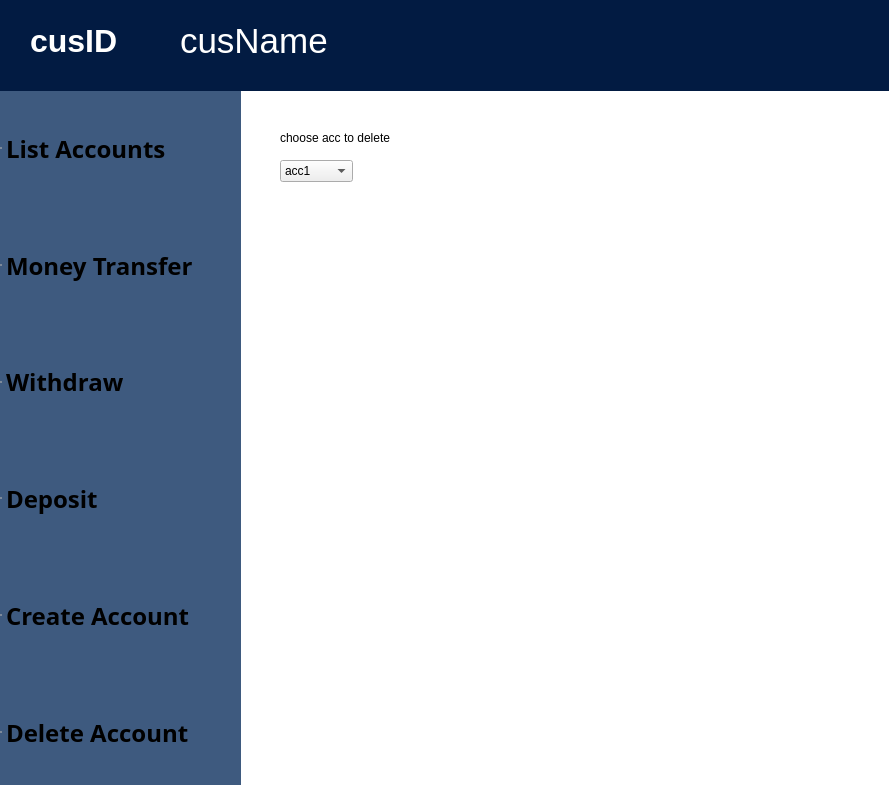
<?xml version="1.0" encoding="UTF-8"?>
<ui version="4.0">
 <class>MainWindow</class>
 <widget class="QMainWindow" name="MainWindow">
  <property name="geometry">
   <rect>
    <x>0</x>
    <y>0</y>
    <width>889</width>
    <height>785</height>
   </rect>
  </property>
  <property name="windowTitle">
   <string>MainWindow</string>
  </property>
  <property name="styleSheet">
   <string notr="true"/>
  </property>
  <widget class="QWidget" name="centralwidget">
   <widget class="QWidget" name="info" native="true">
    <property name="geometry">
     <rect>
      <x>0</x>
      <y>0</y>
      <width>1251</width>
      <height>91</height>
     </rect>
    </property>
    <property name="palette">
     <palette>
      <active>
       <colorrole role="Button">
        <brush brushstyle="SolidPattern">
         <color alpha="255">
          <red>2</red>
          <green>27</green>
          <blue>66</blue>
         </color>
        </brush>
       </colorrole>
       <colorrole role="Text">
        <brush brushstyle="SolidPattern">
         <color alpha="255">
          <red>255</red>
          <green>255</green>
          <blue>255</blue>
         </color>
        </brush>
       </colorrole>
       <colorrole role="Base">
        <brush brushstyle="SolidPattern">
         <color alpha="255">
          <red>2</red>
          <green>27</green>
          <blue>66</blue>
         </color>
        </brush>
       </colorrole>
       <colorrole role="Window">
        <brush brushstyle="SolidPattern">
         <color alpha="255">
          <red>2</red>
          <green>27</green>
          <blue>66</blue>
         </color>
        </brush>
       </colorrole>
       <colorrole role="PlaceholderText">
        <brush brushstyle="SolidPattern">
         <color alpha="128">
          <red>255</red>
          <green>255</green>
          <blue>255</blue>
         </color>
        </brush>
       </colorrole>
      </active>
      <inactive>
       <colorrole role="Button">
        <brush brushstyle="SolidPattern">
         <color alpha="255">
          <red>2</red>
          <green>27</green>
          <blue>66</blue>
         </color>
        </brush>
       </colorrole>
       <colorrole role="Text">
        <brush brushstyle="SolidPattern">
         <color alpha="255">
          <red>255</red>
          <green>255</green>
          <blue>255</blue>
         </color>
        </brush>
       </colorrole>
       <colorrole role="Base">
        <brush brushstyle="SolidPattern">
         <color alpha="255">
          <red>2</red>
          <green>27</green>
          <blue>66</blue>
         </color>
        </brush>
       </colorrole>
       <colorrole role="Window">
        <brush brushstyle="SolidPattern">
         <color alpha="255">
          <red>2</red>
          <green>27</green>
          <blue>66</blue>
         </color>
        </brush>
       </colorrole>
       <colorrole role="PlaceholderText">
        <brush brushstyle="SolidPattern">
         <color alpha="128">
          <red>255</red>
          <green>255</green>
          <blue>255</blue>
         </color>
        </brush>
       </colorrole>
      </inactive>
      <disabled>
       <colorrole role="Button">
        <brush brushstyle="SolidPattern">
         <color alpha="255">
          <red>2</red>
          <green>27</green>
          <blue>66</blue>
         </color>
        </brush>
       </colorrole>
       <colorrole role="Text">
        <brush brushstyle="SolidPattern">
         <color alpha="255">
          <red>120</red>
          <green>120</green>
          <blue>120</blue>
         </color>
        </brush>
       </colorrole>
       <colorrole role="Base">
        <brush brushstyle="SolidPattern">
         <color alpha="255">
          <red>2</red>
          <green>27</green>
          <blue>66</blue>
         </color>
        </brush>
       </colorrole>
       <colorrole role="Window">
        <brush brushstyle="SolidPattern">
         <color alpha="255">
          <red>2</red>
          <green>27</green>
          <blue>66</blue>
         </color>
        </brush>
       </colorrole>
       <colorrole role="PlaceholderText">
        <brush brushstyle="SolidPattern">
         <color alpha="128">
          <red>0</red>
          <green>0</green>
          <blue>0</blue>
         </color>
        </brush>
       </colorrole>
      </disabled>
     </palette>
    </property>
    <property name="styleSheet">
     <string notr="true">#info{
background-color: rgb(2, 27, 66);
}</string>
    </property>
    <widget class="QLabel" name="cusID">
     <property name="geometry">
      <rect>
       <x>30</x>
       <y>-20</y>
       <width>121</width>
       <height>121</height>
      </rect>
     </property>
     <property name="palette">
      <palette>
       <active>
        <colorrole role="WindowText">
         <brush brushstyle="SolidPattern">
          <color alpha="255">
           <red>255</red>
           <green>255</green>
           <blue>255</blue>
          </color>
         </brush>
        </colorrole>
       </active>
       <inactive>
        <colorrole role="WindowText">
         <brush brushstyle="SolidPattern">
          <color alpha="255">
           <red>255</red>
           <green>255</green>
           <blue>255</blue>
          </color>
         </brush>
        </colorrole>
       </inactive>
       <disabled>
        <colorrole role="WindowText">
         <brush brushstyle="SolidPattern">
          <color alpha="255">
           <red>120</red>
           <green>120</green>
           <blue>120</blue>
          </color>
         </brush>
        </colorrole>
       </disabled>
      </palette>
     </property>
     <property name="font">
      <font>
       <pointsize>24</pointsize>
       <weight>75</weight>
       <bold>true</bold>
      </font>
     </property>
     <property name="text">
      <string>cusID</string>
     </property>
    </widget>
    <widget class="QLabel" name="cusName">
     <property name="geometry">
      <rect>
       <x>180</x>
       <y>-20</y>
       <width>271</width>
       <height>121</height>
      </rect>
     </property>
     <property name="palette">
      <palette>
       <active>
        <colorrole role="WindowText">
         <brush brushstyle="SolidPattern">
          <color alpha="255">
           <red>255</red>
           <green>255</green>
           <blue>255</blue>
          </color>
         </brush>
        </colorrole>
        <colorrole role="Button">
         <brush brushstyle="SolidPattern">
          <color alpha="255">
           <red>255</red>
           <green>255</green>
           <blue>255</blue>
          </color>
         </brush>
        </colorrole>
        <colorrole role="Light">
         <brush brushstyle="SolidPattern">
          <color alpha="255">
           <red>255</red>
           <green>255</green>
           <blue>255</blue>
          </color>
         </brush>
        </colorrole>
        <colorrole role="Midlight">
         <brush brushstyle="SolidPattern">
          <color alpha="255">
           <red>255</red>
           <green>255</green>
           <blue>255</blue>
          </color>
         </brush>
        </colorrole>
        <colorrole role="Dark">
         <brush brushstyle="SolidPattern">
          <color alpha="255">
           <red>127</red>
           <green>127</green>
           <blue>127</blue>
          </color>
         </brush>
        </colorrole>
        <colorrole role="Mid">
         <brush brushstyle="SolidPattern">
          <color alpha="255">
           <red>170</red>
           <green>170</green>
           <blue>170</blue>
          </color>
         </brush>
        </colorrole>
        <colorrole role="Text">
         <brush brushstyle="SolidPattern">
          <color alpha="255">
           <red>0</red>
           <green>0</green>
           <blue>0</blue>
          </color>
         </brush>
        </colorrole>
        <colorrole role="BrightText">
         <brush brushstyle="SolidPattern">
          <color alpha="255">
           <red>255</red>
           <green>255</green>
           <blue>255</blue>
          </color>
         </brush>
        </colorrole>
        <colorrole role="ButtonText">
         <brush brushstyle="SolidPattern">
          <color alpha="255">
           <red>0</red>
           <green>0</green>
           <blue>0</blue>
          </color>
         </brush>
        </colorrole>
        <colorrole role="Base">
         <brush brushstyle="SolidPattern">
          <color alpha="255">
           <red>255</red>
           <green>255</green>
           <blue>255</blue>
          </color>
         </brush>
        </colorrole>
        <colorrole role="Window">
         <brush brushstyle="SolidPattern">
          <color alpha="255">
           <red>255</red>
           <green>255</green>
           <blue>255</blue>
          </color>
         </brush>
        </colorrole>
        <colorrole role="Shadow">
         <brush brushstyle="SolidPattern">
          <color alpha="255">
           <red>0</red>
           <green>0</green>
           <blue>0</blue>
          </color>
         </brush>
        </colorrole>
        <colorrole role="AlternateBase">
         <brush brushstyle="SolidPattern">
          <color alpha="255">
           <red>255</red>
           <green>255</green>
           <blue>255</blue>
          </color>
         </brush>
        </colorrole>
        <colorrole role="ToolTipBase">
         <brush brushstyle="SolidPattern">
          <color alpha="255">
           <red>255</red>
           <green>255</green>
           <blue>220</blue>
          </color>
         </brush>
        </colorrole>
        <colorrole role="ToolTipText">
         <brush brushstyle="SolidPattern">
          <color alpha="255">
           <red>0</red>
           <green>0</green>
           <blue>0</blue>
          </color>
         </brush>
        </colorrole>
        <colorrole role="PlaceholderText">
         <brush brushstyle="SolidPattern">
          <color alpha="128">
           <red>0</red>
           <green>0</green>
           <blue>0</blue>
          </color>
         </brush>
        </colorrole>
       </active>
       <inactive>
        <colorrole role="WindowText">
         <brush brushstyle="SolidPattern">
          <color alpha="255">
           <red>255</red>
           <green>255</green>
           <blue>255</blue>
          </color>
         </brush>
        </colorrole>
        <colorrole role="Button">
         <brush brushstyle="SolidPattern">
          <color alpha="255">
           <red>255</red>
           <green>255</green>
           <blue>255</blue>
          </color>
         </brush>
        </colorrole>
        <colorrole role="Light">
         <brush brushstyle="SolidPattern">
          <color alpha="255">
           <red>255</red>
           <green>255</green>
           <blue>255</blue>
          </color>
         </brush>
        </colorrole>
        <colorrole role="Midlight">
         <brush brushstyle="SolidPattern">
          <color alpha="255">
           <red>255</red>
           <green>255</green>
           <blue>255</blue>
          </color>
         </brush>
        </colorrole>
        <colorrole role="Dark">
         <brush brushstyle="SolidPattern">
          <color alpha="255">
           <red>127</red>
           <green>127</green>
           <blue>127</blue>
          </color>
         </brush>
        </colorrole>
        <colorrole role="Mid">
         <brush brushstyle="SolidPattern">
          <color alpha="255">
           <red>170</red>
           <green>170</green>
           <blue>170</blue>
          </color>
         </brush>
        </colorrole>
        <colorrole role="Text">
         <brush brushstyle="SolidPattern">
          <color alpha="255">
           <red>0</red>
           <green>0</green>
           <blue>0</blue>
          </color>
         </brush>
        </colorrole>
        <colorrole role="BrightText">
         <brush brushstyle="SolidPattern">
          <color alpha="255">
           <red>255</red>
           <green>255</green>
           <blue>255</blue>
          </color>
         </brush>
        </colorrole>
        <colorrole role="ButtonText">
         <brush brushstyle="SolidPattern">
          <color alpha="255">
           <red>0</red>
           <green>0</green>
           <blue>0</blue>
          </color>
         </brush>
        </colorrole>
        <colorrole role="Base">
         <brush brushstyle="SolidPattern">
          <color alpha="255">
           <red>255</red>
           <green>255</green>
           <blue>255</blue>
          </color>
         </brush>
        </colorrole>
        <colorrole role="Window">
         <brush brushstyle="SolidPattern">
          <color alpha="255">
           <red>255</red>
           <green>255</green>
           <blue>255</blue>
          </color>
         </brush>
        </colorrole>
        <colorrole role="Shadow">
         <brush brushstyle="SolidPattern">
          <color alpha="255">
           <red>0</red>
           <green>0</green>
           <blue>0</blue>
          </color>
         </brush>
        </colorrole>
        <colorrole role="AlternateBase">
         <brush brushstyle="SolidPattern">
          <color alpha="255">
           <red>255</red>
           <green>255</green>
           <blue>255</blue>
          </color>
         </brush>
        </colorrole>
        <colorrole role="ToolTipBase">
         <brush brushstyle="SolidPattern">
          <color alpha="255">
           <red>255</red>
           <green>255</green>
           <blue>220</blue>
          </color>
         </brush>
        </colorrole>
        <colorrole role="ToolTipText">
         <brush brushstyle="SolidPattern">
          <color alpha="255">
           <red>0</red>
           <green>0</green>
           <blue>0</blue>
          </color>
         </brush>
        </colorrole>
        <colorrole role="PlaceholderText">
         <brush brushstyle="SolidPattern">
          <color alpha="128">
           <red>0</red>
           <green>0</green>
           <blue>0</blue>
          </color>
         </brush>
        </colorrole>
       </inactive>
       <disabled>
        <colorrole role="WindowText">
         <brush brushstyle="SolidPattern">
          <color alpha="255">
           <red>127</red>
           <green>127</green>
           <blue>127</blue>
          </color>
         </brush>
        </colorrole>
        <colorrole role="Button">
         <brush brushstyle="SolidPattern">
          <color alpha="255">
           <red>255</red>
           <green>255</green>
           <blue>255</blue>
          </color>
         </brush>
        </colorrole>
        <colorrole role="Light">
         <brush brushstyle="SolidPattern">
          <color alpha="255">
           <red>255</red>
           <green>255</green>
           <blue>255</blue>
          </color>
         </brush>
        </colorrole>
        <colorrole role="Midlight">
         <brush brushstyle="SolidPattern">
          <color alpha="255">
           <red>255</red>
           <green>255</green>
           <blue>255</blue>
          </color>
         </brush>
        </colorrole>
        <colorrole role="Dark">
         <brush brushstyle="SolidPattern">
          <color alpha="255">
           <red>127</red>
           <green>127</green>
           <blue>127</blue>
          </color>
         </brush>
        </colorrole>
        <colorrole role="Mid">
         <brush brushstyle="SolidPattern">
          <color alpha="255">
           <red>170</red>
           <green>170</green>
           <blue>170</blue>
          </color>
         </brush>
        </colorrole>
        <colorrole role="Text">
         <brush brushstyle="SolidPattern">
          <color alpha="255">
           <red>127</red>
           <green>127</green>
           <blue>127</blue>
          </color>
         </brush>
        </colorrole>
        <colorrole role="BrightText">
         <brush brushstyle="SolidPattern">
          <color alpha="255">
           <red>255</red>
           <green>255</green>
           <blue>255</blue>
          </color>
         </brush>
        </colorrole>
        <colorrole role="ButtonText">
         <brush brushstyle="SolidPattern">
          <color alpha="255">
           <red>127</red>
           <green>127</green>
           <blue>127</blue>
          </color>
         </brush>
        </colorrole>
        <colorrole role="Base">
         <brush brushstyle="SolidPattern">
          <color alpha="255">
           <red>255</red>
           <green>255</green>
           <blue>255</blue>
          </color>
         </brush>
        </colorrole>
        <colorrole role="Window">
         <brush brushstyle="SolidPattern">
          <color alpha="255">
           <red>255</red>
           <green>255</green>
           <blue>255</blue>
          </color>
         </brush>
        </colorrole>
        <colorrole role="Shadow">
         <brush brushstyle="SolidPattern">
          <color alpha="255">
           <red>0</red>
           <green>0</green>
           <blue>0</blue>
          </color>
         </brush>
        </colorrole>
        <colorrole role="AlternateBase">
         <brush brushstyle="SolidPattern">
          <color alpha="255">
           <red>255</red>
           <green>255</green>
           <blue>255</blue>
          </color>
         </brush>
        </colorrole>
        <colorrole role="ToolTipBase">
         <brush brushstyle="SolidPattern">
          <color alpha="255">
           <red>255</red>
           <green>255</green>
           <blue>220</blue>
          </color>
         </brush>
        </colorrole>
        <colorrole role="ToolTipText">
         <brush brushstyle="SolidPattern">
          <color alpha="255">
           <red>0</red>
           <green>0</green>
           <blue>0</blue>
          </color>
         </brush>
        </colorrole>
        <colorrole role="PlaceholderText">
         <brush brushstyle="SolidPattern">
          <color alpha="128">
           <red>0</red>
           <green>0</green>
           <blue>0</blue>
          </color>
         </brush>
        </colorrole>
       </disabled>
      </palette>
     </property>
     <property name="font">
      <font>
       <pointsize>26</pointsize>
       <weight>50</weight>
       <bold>false</bold>
      </font>
     </property>
     <property name="text">
      <string>cusName</string>
     </property>
    </widget>
   </widget>
   <widget class="QWidget" name="subOp" native="true">
    <property name="geometry">
     <rect>
      <x>240</x>
      <y>90</y>
      <width>1221</width>
      <height>851</height>
     </rect>
    </property>
    <property name="styleSheet">
     <string notr="true">#subOp{
	background-color:#ffffff;
}</string>
    </property>
    <widget class="QStackedWidget" name="stackedWidget">
     <property name="geometry">
      <rect>
       <x>0</x>
       <y>0</y>
       <width>651</width>
       <height>701</height>
      </rect>
     </property>
     <property name="currentIndex">
      <number>3</number>
     </property>
     <widget class="QWidget" name="PListAccounts">
      <widget class="QGroupBox" name="acc1">
       <property name="geometry">
        <rect>
         <x>20</x>
         <y>20</y>
         <width>611</width>
         <height>91</height>
        </rect>
       </property>
       <property name="styleSheet">
        <string notr="true">#acc1{
	border-width:4px;
	border-color:rgb(62, 90, 127);
	border-style:solid;
	border-radius:20px;
}</string>
       </property>
       <property name="title">
        <string/>
       </property>
       <layout class="QHBoxLayout" name="horizontalLayout">
        <item>
         <widget class="QLabel" name="accID">
          <property name="font">
           <font>
            <pointsize>12</pointsize>
           </font>
          </property>
          <property name="text">
           <string>acc_id</string>
          </property>
         </widget>
        </item>
        <item>
         <spacer name="horizontalSpacer">
          <property name="orientation">
           <enum>Qt::Horizontal</enum>
          </property>
          <property name="sizeHint" stdset="0">
           <size>
            <width>40</width>
            <height>20</height>
           </size>
          </property>
         </spacer>
        </item>
        <item>
         <widget class="QLabel" name="accBalance">
          <property name="font">
           <font>
            <pointsize>12</pointsize>
           </font>
          </property>
          <property name="text">
           <string>balance</string>
          </property>
         </widget>
        </item>
        <item>
         <widget class="QLabel" name="accCurrency">
          <property name="font">
           <font>
            <pointsize>12</pointsize>
           </font>
          </property>
          <property name="text">
           <string>currency</string>
          </property>
         </widget>
        </item>
       </layout>
      </widget>
     </widget>
     <widget class="QWidget" name="PWithdraw">
      <widget class="QTextEdit" name="textEdit_3">
       <property name="geometry">
        <rect>
         <x>50</x>
         <y>60</y>
         <width>391</width>
         <height>31</height>
        </rect>
       </property>
       <property name="placeholderText">
        <string>enter amount to withdraw</string>
       </property>
      </widget>
      <widget class="QLabel" name="label_8">
       <property name="geometry">
        <rect>
         <x>50</x>
         <y>110</y>
         <width>55</width>
         <height>16</height>
        </rect>
       </property>
       <property name="text">
        <string>from:</string>
       </property>
      </widget>
      <widget class="QLabel" name="label_9">
       <property name="geometry">
        <rect>
         <x>50</x>
         <y>30</y>
         <width>101</width>
         <height>16</height>
        </rect>
       </property>
       <property name="text">
        <string>withdraw:</string>
       </property>
      </widget>
      <widget class="QComboBox" name="comboBox_4">
       <property name="geometry">
        <rect>
         <x>50</x>
         <y>140</y>
         <width>73</width>
         <height>22</height>
        </rect>
       </property>
       <item>
        <property name="text">
         <string>acc1</string>
        </property>
       </item>
       <item>
        <property name="text">
         <string>acc2</string>
        </property>
       </item>
      </widget>
     </widget>
     <widget class="QWidget" name="PDeposit">
      <widget class="QLabel" name="label_4">
       <property name="geometry">
        <rect>
         <x>40</x>
         <y>80</y>
         <width>55</width>
         <height>16</height>
        </rect>
       </property>
       <property name="text">
        <string>deposit:</string>
       </property>
      </widget>
      <widget class="QLabel" name="label_5">
       <property name="geometry">
        <rect>
         <x>40</x>
         <y>160</y>
         <width>55</width>
         <height>16</height>
        </rect>
       </property>
       <property name="text">
        <string>into:</string>
       </property>
      </widget>
      <widget class="QComboBox" name="comboBox_3">
       <property name="geometry">
        <rect>
         <x>40</x>
         <y>190</y>
         <width>73</width>
         <height>22</height>
        </rect>
       </property>
       <item>
        <property name="text">
         <string>acc1</string>
        </property>
       </item>
       <item>
        <property name="text">
         <string>acc2</string>
        </property>
       </item>
      </widget>
      <widget class="QTextEdit" name="textEdit_2">
       <property name="geometry">
        <rect>
         <x>40</x>
         <y>110</y>
         <width>391</width>
         <height>31</height>
        </rect>
       </property>
       <property name="placeholderText">
        <string>enter amount to deposit</string>
       </property>
      </widget>
     </widget>
     <widget class="QWidget" name="PDeleteAccount">
      <widget class="QComboBox" name="comboBox_5">
       <property name="geometry">
        <rect>
         <x>40</x>
         <y>70</y>
         <width>73</width>
         <height>22</height>
        </rect>
       </property>
       <item>
        <property name="text">
         <string>acc1</string>
        </property>
       </item>
       <item>
        <property name="text">
         <string>acc2</string>
        </property>
       </item>
      </widget>
      <widget class="QLabel" name="label_2">
       <property name="geometry">
        <rect>
         <x>40</x>
         <y>40</y>
         <width>501</width>
         <height>16</height>
        </rect>
       </property>
       <property name="text">
        <string>choose acc to delete</string>
       </property>
      </widget>
     </widget>
     <widget class="QWidget" name="PCreateAccount"/>
     <widget class="QWidget" name="PMoneyTransfer">
      <widget class="QLabel" name="label">
       <property name="geometry">
        <rect>
         <x>50</x>
         <y>70</y>
         <width>55</width>
         <height>16</height>
        </rect>
       </property>
       <property name="font">
        <font>
         <pointsize>12</pointsize>
        </font>
       </property>
       <property name="text">
        <string>total:</string>
       </property>
      </widget>
      <widget class="QComboBox" name="comboBox">
       <property name="geometry">
        <rect>
         <x>50</x>
         <y>190</y>
         <width>73</width>
         <height>22</height>
        </rect>
       </property>
       <item>
        <property name="text">
         <string>acc1</string>
        </property>
       </item>
       <item>
        <property name="text">
         <string>acc2</string>
        </property>
       </item>
      </widget>
      <widget class="QLabel" name="label_6">
       <property name="geometry">
        <rect>
         <x>50</x>
         <y>160</y>
         <width>55</width>
         <height>16</height>
        </rect>
       </property>
       <property name="text">
        <string>from</string>
       </property>
      </widget>
      <widget class="QLabel" name="label_7">
       <property name="geometry">
        <rect>
         <x>250</x>
         <y>160</y>
         <width>55</width>
         <height>16</height>
        </rect>
       </property>
       <property name="text">
        <string>to</string>
       </property>
      </widget>
      <widget class="QComboBox" name="comboBox_2">
       <property name="geometry">
        <rect>
         <x>240</x>
         <y>190</y>
         <width>73</width>
         <height>22</height>
        </rect>
       </property>
       <item>
        <property name="text">
         <string>acc3</string>
        </property>
       </item>
       <item>
        <property name="text">
         <string>acc4</string>
        </property>
       </item>
      </widget>
      <widget class="QTextEdit" name="textEdit">
       <property name="geometry">
        <rect>
         <x>50</x>
         <y>100</y>
         <width>391</width>
         <height>31</height>
        </rect>
       </property>
       <property name="placeholderText">
        <string>enter amount to send</string>
       </property>
      </widget>
     </widget>
    </widget>
   </widget>
   <widget class="QFrame" name="frame">
    <property name="geometry">
     <rect>
      <x>0</x>
      <y>90</y>
      <width>241</width>
      <height>701</height>
     </rect>
    </property>
    <property name="styleSheet">
     <string notr="true">#frame{
	background-color:rgb(62, 90, 127);
	border-width:0px;
	border-style:none;
	height:100%;
}</string>
    </property>
    <property name="frameShape">
     <enum>QFrame::StyledPanel</enum>
    </property>
    <property name="frameShadow">
     <enum>QFrame::Raised</enum>
    </property>
    <layout class="QVBoxLayout" name="verticalLayout">
     <property name="spacing">
      <number>0</number>
     </property>
     <property name="leftMargin">
      <number>0</number>
     </property>
     <property name="topMargin">
      <number>0</number>
     </property>
     <property name="rightMargin">
      <number>0</number>
     </property>
     <property name="bottomMargin">
      <number>0</number>
     </property>
     <item>
      <widget class="QRadioButton" name="listAccounts">
       <property name="sizePolicy">
        <sizepolicy hsizetype="Minimum" vsizetype="Minimum">
         <horstretch>6</horstretch>
         <verstretch>0</verstretch>
        </sizepolicy>
       </property>
       <property name="minimumSize">
        <size>
         <width>62</width>
         <height>50</height>
        </size>
       </property>
       <property name="maximumSize">
        <size>
         <width>16777215</width>
         <height>16777215</height>
        </size>
       </property>
       <property name="palette">
        <palette>
         <active/>
         <inactive/>
         <disabled/>
        </palette>
       </property>
       <property name="font">
        <font>
         <family>Sitka Display</family>
         <pointsize>18</pointsize>
         <weight>75</weight>
         <bold>true</bold>
        </font>
       </property>
       <property name="styleSheet">
        <string notr="true">QRadioButton::indicator{
	width:0;
	height:0;
}

QRadioButton::indicator::unchecked {
    image: url(:/images/radiobutton_unchecked.png);
}

QRadioButton::checked {
	background-color: #ffffff;
}

QRadioButton::indicator::checked {
	visibility:hidden;
}


</string>
       </property>
       <property name="text">
        <string>List Accounts</string>
       </property>
       <property name="checkable">
        <bool>true</bool>
       </property>
       <property name="checked">
        <bool>false</bool>
       </property>
       <attribute name="buttonGroup">
        <string notr="true">buttonGroup</string>
       </attribute>
      </widget>
     </item>
     <item>
      <widget class="QRadioButton" name="moneyTransfer">
       <property name="sizePolicy">
        <sizepolicy hsizetype="Minimum" vsizetype="Minimum">
         <horstretch>6</horstretch>
         <verstretch>0</verstretch>
        </sizepolicy>
       </property>
       <property name="minimumSize">
        <size>
         <width>62</width>
         <height>50</height>
        </size>
       </property>
       <property name="maximumSize">
        <size>
         <width>16777215</width>
         <height>16777215</height>
        </size>
       </property>
       <property name="palette">
        <palette>
         <active/>
         <inactive/>
         <disabled/>
        </palette>
       </property>
       <property name="font">
        <font>
         <family>Sitka Display</family>
         <pointsize>18</pointsize>
         <weight>75</weight>
         <bold>true</bold>
        </font>
       </property>
       <property name="styleSheet">
        <string notr="true">QRadioButton::indicator{
	width:0;
	height:0;
}

QRadioButton::indicator::unchecked {
    image: url(:/images/radiobutton_unchecked.png);
}

QRadioButton::checked {
	background-color: #ffffff;
}

QRadioButton::indicator::checked {
	visibility:hidden;
}


</string>
       </property>
       <property name="text">
        <string>Money Transfer</string>
       </property>
       <property name="checkable">
        <bool>true</bool>
       </property>
       <property name="checked">
        <bool>false</bool>
       </property>
       <attribute name="buttonGroup">
        <string notr="true">buttonGroup</string>
       </attribute>
      </widget>
     </item>
     <item>
      <widget class="QRadioButton" name="withdraw">
       <property name="sizePolicy">
        <sizepolicy hsizetype="Minimum" vsizetype="Minimum">
         <horstretch>0</horstretch>
         <verstretch>0</verstretch>
        </sizepolicy>
       </property>
       <property name="minimumSize">
        <size>
         <width>21</width>
         <height>50</height>
        </size>
       </property>
       <property name="maximumSize">
        <size>
         <width>16777215</width>
         <height>16777215</height>
        </size>
       </property>
       <property name="font">
        <font>
         <family>Sitka</family>
         <pointsize>18</pointsize>
         <weight>75</weight>
         <bold>true</bold>
        </font>
       </property>
       <property name="autoFillBackground">
        <bool>false</bool>
       </property>
       <property name="styleSheet">
        <string notr="true">QRadioButton::indicator{
	width:0;
	height:0;
}

QRadioButton::indicator::unchecked {
    image: url(:/images/radiobutton_unchecked.png);
}

QRadioButton::checked {
	background-color: #ffffff;
}

QRadioButton::indicator::checked {
	visibility:hidden;
}


</string>
       </property>
       <property name="text">
        <string>Withdraw</string>
       </property>
       <property name="checkable">
        <bool>true</bool>
       </property>
       <property name="checked">
        <bool>false</bool>
       </property>
       <attribute name="buttonGroup">
        <string notr="true">buttonGroup</string>
       </attribute>
      </widget>
     </item>
     <item>
      <widget class="QRadioButton" name="deposit">
       <property name="sizePolicy">
        <sizepolicy hsizetype="Minimum" vsizetype="Minimum">
         <horstretch>0</horstretch>
         <verstretch>0</verstretch>
        </sizepolicy>
       </property>
       <property name="minimumSize">
        <size>
         <width>220</width>
         <height>50</height>
        </size>
       </property>
       <property name="maximumSize">
        <size>
         <width>16777215</width>
         <height>16777215</height>
        </size>
       </property>
       <property name="font">
        <font>
         <family>Sitka</family>
         <pointsize>18</pointsize>
         <weight>75</weight>
         <bold>true</bold>
        </font>
       </property>
       <property name="styleSheet">
        <string notr="true">QRadioButton::indicator{
	width:0;
	height:0;
}

QRadioButton::indicator::unchecked {
    image: url(:/images/radiobutton_unchecked.png);
}

QRadioButton::checked {
	background-color: #ffffff;
}

QRadioButton::indicator::checked {
	visibility:hidden;
}


</string>
       </property>
       <property name="text">
        <string>Deposit</string>
       </property>
       <property name="checkable">
        <bool>true</bool>
       </property>
       <property name="checked">
        <bool>false</bool>
       </property>
       <attribute name="buttonGroup">
        <string notr="true">buttonGroup</string>
       </attribute>
      </widget>
     </item>
     <item>
      <widget class="QRadioButton" name="newAccount">
       <property name="sizePolicy">
        <sizepolicy hsizetype="Minimum" vsizetype="Minimum">
         <horstretch>0</horstretch>
         <verstretch>0</verstretch>
        </sizepolicy>
       </property>
       <property name="minimumSize">
        <size>
         <width>0</width>
         <height>50</height>
        </size>
       </property>
       <property name="maximumSize">
        <size>
         <width>16777215</width>
         <height>16777215</height>
        </size>
       </property>
       <property name="font">
        <font>
         <family>Sitka</family>
         <pointsize>18</pointsize>
         <weight>75</weight>
         <bold>true</bold>
        </font>
       </property>
       <property name="styleSheet">
        <string notr="true">QRadioButton::indicator{
	width:0;
	height:0;
}

QRadioButton::indicator::unchecked {
    image: url(:/images/radiobutton_unchecked.png);
}

QRadioButton::checked {
	background-color: #ffffff;
}

QRadioButton::indicator::checked {
	visibility:hidden;
}


</string>
       </property>
       <property name="text">
        <string>Create Account</string>
       </property>
       <property name="checkable">
        <bool>true</bool>
       </property>
       <property name="checked">
        <bool>false</bool>
       </property>
       <attribute name="buttonGroup">
        <string notr="true">buttonGroup</string>
       </attribute>
      </widget>
     </item>
     <item>
      <widget class="QRadioButton" name="deleteAccount">
       <property name="sizePolicy">
        <sizepolicy hsizetype="Minimum" vsizetype="Minimum">
         <horstretch>0</horstretch>
         <verstretch>0</verstretch>
        </sizepolicy>
       </property>
       <property name="minimumSize">
        <size>
         <width>0</width>
         <height>50</height>
        </size>
       </property>
       <property name="maximumSize">
        <size>
         <width>16777215</width>
         <height>16777215</height>
        </size>
       </property>
       <property name="font">
        <font>
         <family>Sitka</family>
         <pointsize>18</pointsize>
         <weight>75</weight>
         <bold>true</bold>
        </font>
       </property>
       <property name="styleSheet">
        <string notr="true">QRadioButton::indicator{
	width:0;
	height:0;
}

QRadioButton::indicator::unchecked {
    image: url(:/images/radiobutton_unchecked.png);
}

QRadioButton::checked {
	background-color: #ffffff;
}

QRadioButton::indicator::checked {
	visibility:hidden;
}


</string>
       </property>
       <property name="text">
        <string>Delete Account</string>
       </property>
       <property name="checkable">
        <bool>true</bool>
       </property>
       <property name="checked">
        <bool>false</bool>
       </property>
       <attribute name="buttonGroup">
        <string notr="true">buttonGroup</string>
       </attribute>
      </widget>
     </item>
    </layout>
   </widget>
   <zorder>subOp</zorder>
   <zorder>frame</zorder>
   <zorder>info</zorder>
  </widget>
 </widget>
 <resources/>
 <connections/>
 <buttongroups>
  <buttongroup name="buttonGroup"/>
 </buttongroups>
</ui>
